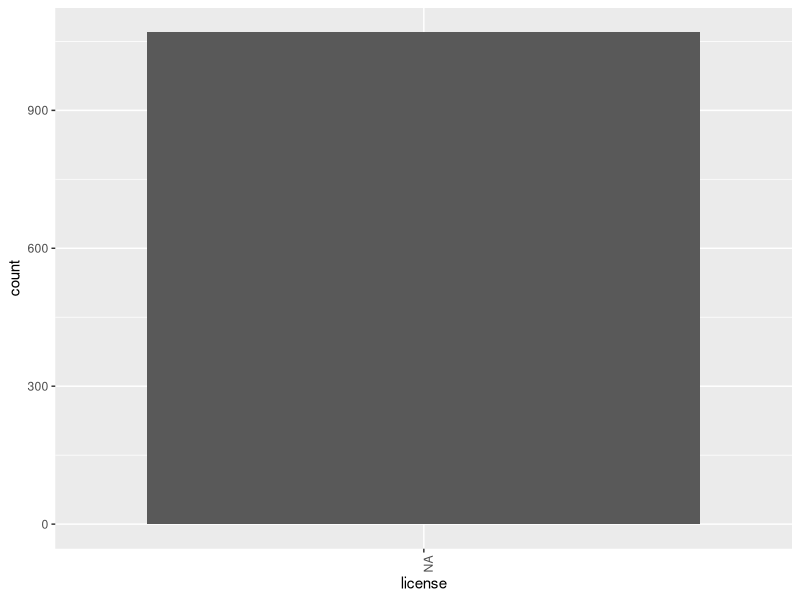

Source code (R):
library(ggplot2)

keys<-read.table("keys.txt",sep="\t")
keys[keys$license=="","license"]<-"unknown"

ggplot(keys,aes(license))+geom_histogram(stat="count") + theme(axis.text.x = element_text(angle = 90))
savePlot("licenses.png")
